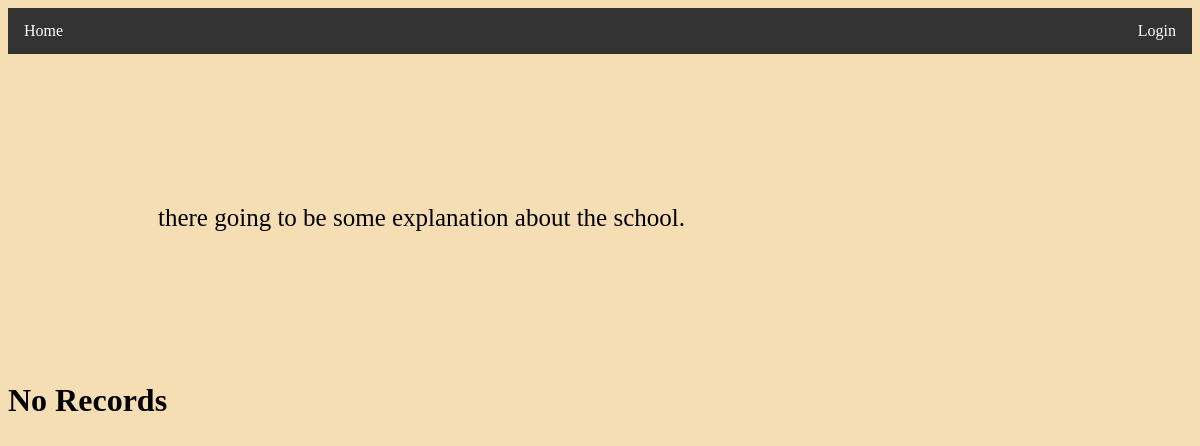
The app's page /, older data.
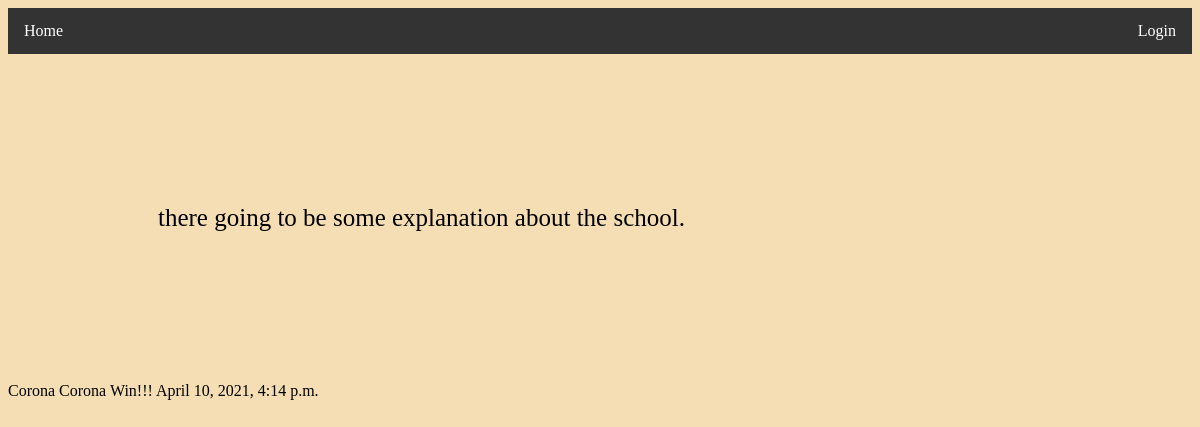
The same page, newer data.
### StudyBuddy/models.py (models this page shows, shortened)
class Article(models.Model):
    title = models.CharField(max_length=64)
    body = models.TextField()
    date = models.DateTimeField('date published')
    class Meta:
        verbose_name = "Article"
        verbose_name_plural = "Articles"

### StudyBuddy/views.py (the view)
# urls.py: path('', views.home, name='home'),
def home(request):
    news = Article.objects.all().order_by('date')
    return render(request, '../templates/home.html',{'news': news})

### templates/home.html (shortened to what this page needs)
{% include  "navbase.html" %}
{% load static %}
<!DOCTYPE html>
<html lang="en">
<head>
    <link type="text/css" href="{% static 'styles/home.css' %}" rel="stylesheet">
</head>
<body>
    <div class="container-main" >
        <div class="xpl-txt"> <p> there going to be some explanation about the school. </p> </div>
    </div>
    <div class="news" >
        {% if news %}
            {% for article in news %}
                {{ article.title }}
                {{ article.body }}
                {{ article.date }}
            {% endfor %}
        {% else %}
            <h1>No Records</h1>
        {% endif %}
    </div>
</body>
</html>

### templates/navbase.html (shortened to what this page needs)
{% load static %}
<!DOCTYPE html>
<html lang="en">
<head>
    <link type="text/css" href="{% static 'styles/navBase.css' %}" rel="stylesheet">
</head>
<body>
<nav>
    <ul>
        {% if user.is_authenticated %}
            <li class="current-user"><p><b class="welcome">Welcome: </b><b>{{user.username|title}}</b></p></li>
            {% if user.is_superuser %}
                <li><a href="{% url 'schoolHome' %}" class="home-btn">Home</a></li>
            {% else %}
                {% if user.is_staff %}
                    <li><a href="{% url 'teacherHome' %}" class="home-btn">Home</a></li>
                {% else %}
                    <li><a href="{% url 'studentHome' %}" class="home-btn">Home</a></li>
                {% endif %}
            {% endif %}
        {% else %}
            <li><a href="{% url 'home' %}" class="home-btn">Home</a></li>
        {% endif %}
        {% if not user.is_authenticated %}
            <div class="login-logout-btn-container">
                <li> <a type="submit" class="login-btn" href="{% url 'login' %}">Login</a> </li>
            </div>
        {% else %}
            <div class="login-logout-btn-container">
                <li>  <a type="submit" class="logout-btn" href="{% url 'logout' %}">Logout</a> </li>
            </div>
        {% endif %}
    </ul>
</nav>
</body>
</html>

### static/styles/navbase.css (style rules this page uses)
body { background-color: wheat; background-size: cover; }
ul { list-style-type: none; margin: 0; padding: 0; overflow: hidden; background-color: #333; }
li { float: left; }
li a, .dropbtn { display: inline-block; color: white; text-align: center; padding: 14px 16px; text-decoration: none; }
nav { display: inline; }
.login-logout-btn-container { float: right; }

### static/styles/home.css (style rules this page uses)
.container-main .xpl-txt { margin: 150px; font-size: 25px; }

Row changes from the older to the newer data that the page shows:
added Article: title "Corona", body "Corona Win!!!", date "April 10, 2021, 4:14 p.m."
Text that changed along with them:
text no longer shown: "No Records"
